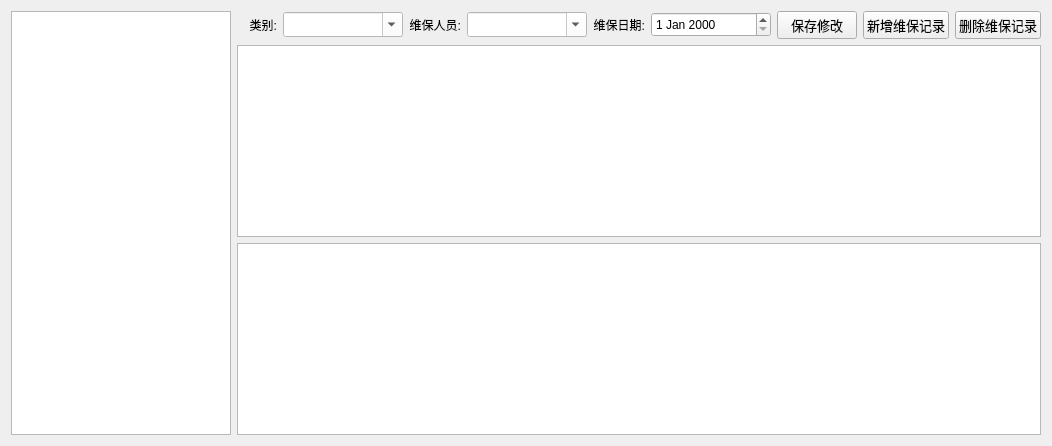
            <widget class="QWidget" name="tab">
             <attribute name="title">
              <string>维保记录</string>
             </attribute>
             <layout class="QHBoxLayout" name="horizontalLayout_5">
              <item>
               <layout class="QHBoxLayout" name="horizontalLayout_3">
                <item>
                 <widget class="QTableView" name="Tb_WB">
                  <property name="maximumSize">
                   <size>
                    <width>220</width>
                    <height>16777215</height>
                   </size>
                  </property>
                  <property name="selectionBehavior">
                   <enum>QAbstractItemView::SelectRows</enum>
                  </property>
                  <attribute name="horizontalHeaderDefaultSectionSize">
                   <number>100</number>
                  </attribute>
                 </widget>
                </item>
                <item>
                 <layout class="QVBoxLayout" name="verticalLayout_2">
                  <item>
                   <layout class="QHBoxLayout" name="horizontalLayout_2">
                    <item>
                     <widget class="QLabel" name="label_28">
                      <property name="minimumSize">
                       <size>
                        <width>40</width>
                        <height>0</height>
                       </size>
                      </property>
                      <property name="maximumSize">
                       <size>
                        <width>40</width>
                        <height>16777215</height>
                       </size>
                      </property>
                      <property name="styleSheet">
                       <string notr="true">font: 10pt &quot;微软雅黑&quot;;</string>
                      </property>
                      <property name="text">
                       <string>类别:</string>
                      </property>
                      <property name="alignment">
                       <set>Qt::AlignRight|Qt::AlignTrailing|Qt::AlignVCenter</set>
                      </property>
                     </widget>
                    </item>
                    <item>
                     <widget class="QComboBox" name="comboBox_wb_type">
                      <property name="minimumSize">
                       <size>
                        <width>120</width>
                        <height>25</height>
                       </size>
                      </property>
                      <property name="maximumSize">
                       <size>
                        <width>300</width>
                        <height>16777215</height>
                       </size>
                      </property>
                      <property name="font">
                       <font>
                        <family>微软雅黑</family>
                        <pointsize>9</pointsize>
                        <weight>50</weight>
                        <italic>false</italic>
                        <bold>false</bold>
                       </font>
                      </property>
                      <property name="styleSheet">
                       <string notr="true">background-color: rgb(255, 255, 255);
font: 9pt &quot;微软雅黑&quot;;</string>
                      </property>
                      <property name="editable">
                       <bool>true</bool>
                      </property>
                      <property name="iconSize">
                       <size>
                        <width>16</width>
                        <height>16</height>
                       </size>
                      </property>
                      <property name="duplicatesEnabled">
                       <bool>false</bool>
                      </property>
                      <property name="modelColumn">
                       <number>0</number>
                      </property>
                     </widget>
                    </item>
                    <item>
                     <widget class="QLabel" name="label_29">
                      <property name="minimumSize">
                       <size>
                        <width>40</width>
                        <height>0</height>
                       </size>
                      </property>
                      <property name="maximumSize">
                       <size>
                        <width>80</width>
                        <height>16777215</height>
                       </size>
                      </property>
                      <property name="styleSheet">
                       <string notr="true">font: 10pt &quot;微软雅黑&quot;;</string>
                      </property>
                      <property name="text">
                       <string>维保人员:</string>
                      </property>
                      <property name="alignment">
                       <set>Qt::AlignRight|Qt::AlignTrailing|Qt::AlignVCenter</set>
                      </property>
                     </widget>
                    </item>
                    <item>
                     <widget class="QComboBox" name="comboBox_operate_user">
                      <property name="minimumSize">
                       <size>
                        <width>120</width>
                        <height>25</height>
                       </size>
                      </property>
                      <property name="maximumSize">
                       <size>
                        <width>300</width>
                        <height>16777215</height>
                       </size>
                      </property>
                      <property name="font">
                       <font>
                        <family>微软雅黑</family>
                        <pointsize>9</pointsize>
                        <weight>50</weight>
                        <italic>false</italic>
                        <bold>false</bold>
                       </font>
                      </property>
                      <property name="styleSheet">
                       <string notr="true">background-color: rgb(255, 255, 255);
font: 9pt &quot;微软雅黑&quot;;</string>
                      </property>
                      <property name="editable">
                       <bool>true</bool>
                      </property>
                     </widget>
                    </item>
                    <item>
                     <widget class="QLabel" name="label_30">
                      <property name="minimumSize">
                       <size>
                        <width>30</width>
                        <height>0</height>
                       </size>
                      </property>
                      <property name="maximumSize">
                       <size>
                        <width>80</width>
                        <height>16777215</height>
                       </size>
                      </property>
                      <property name="styleSheet">
                       <string notr="true">font: 10pt &quot;微软雅黑&quot;;</string>
                      </property>
                      <property name="text">
                       <string>维保日期:</string>
                      </property>
                      <property name="alignment">
                       <set>Qt::AlignRight|Qt::AlignTrailing|Qt::AlignVCenter</set>
                      </property>
                     </widget>
                    </item>
                    <item>
                     <widget class="QDateEdit" name="dateEdit_wbdate">
                      <property name="minimumSize">
                       <size>
                        <width>120</width>
                        <height>25</height>
                       </size>
                      </property>
                      <property name="styleSheet">
                       <string notr="true">font: 10pt &quot;微软雅黑&quot;;</string>
                      </property>
                     </widget>
                    </item>
                    <item>
                     <widget class="QPushButton" name="pushButton_upd_weibao">
                      <property name="font">
                       <font>
                        <family>微软雅黑</family>
                        <pointsize>10</pointsize>
                       </font>
                      </property>
                      <property name="text">
                       <string>保存修改</string>
                      </property>
                     </widget>
                    </item>
                    <item>
                     <widget class="QPushButton" name="pushButton_new_wb">
                      <property name="font">
                       <font>
                        <family>微软雅黑</family>
                        <pointsize>10</pointsize>
                       </font>
                      </property>
                      <property name="text">
                       <string>新增维保记录</string>
                      </property>
                     </widget>
                    </item>
                    <item>
                     <widget class="QPushButton" name="pushButton_wb_record_del">
                      <property name="font">
                       <font>
                        <family>微软雅黑</family>
                        <pointsize>10</pointsize>
                       </font>
                      </property>
                      <property name="text">
                       <string>删除维保记录</string>
                      </property>
                     </widget>
                    </item>
                   </layout>
                  </item>
                  <item>
                   <widget class="QTextEdit" name="Te_Wb_Info">
                    <property name="maximumSize">
                     <size>
                      <width>16777215</width>
                      <height>300</height>
                     </size>
                    </property>
                    <property name="font">
                     <font>
                      <family>微软雅黑</family>
                      <pointsize>10</pointsize>
                     </font>
                    </property>
                   </widget>
                  </item>
                  <item>
                   <widget class="QTextEdit" name="Te_Solution">
                    <property name="styleSheet">
                     <string notr="true">font: 10pt &quot;微软雅黑&quot;;
color: rgb(0, 0, 0);</string>
                    </property>
                   </widget>
                  </item>
                 </layout>
                </item>
               </layout>
              </item>
             </layout>
            </widget>
